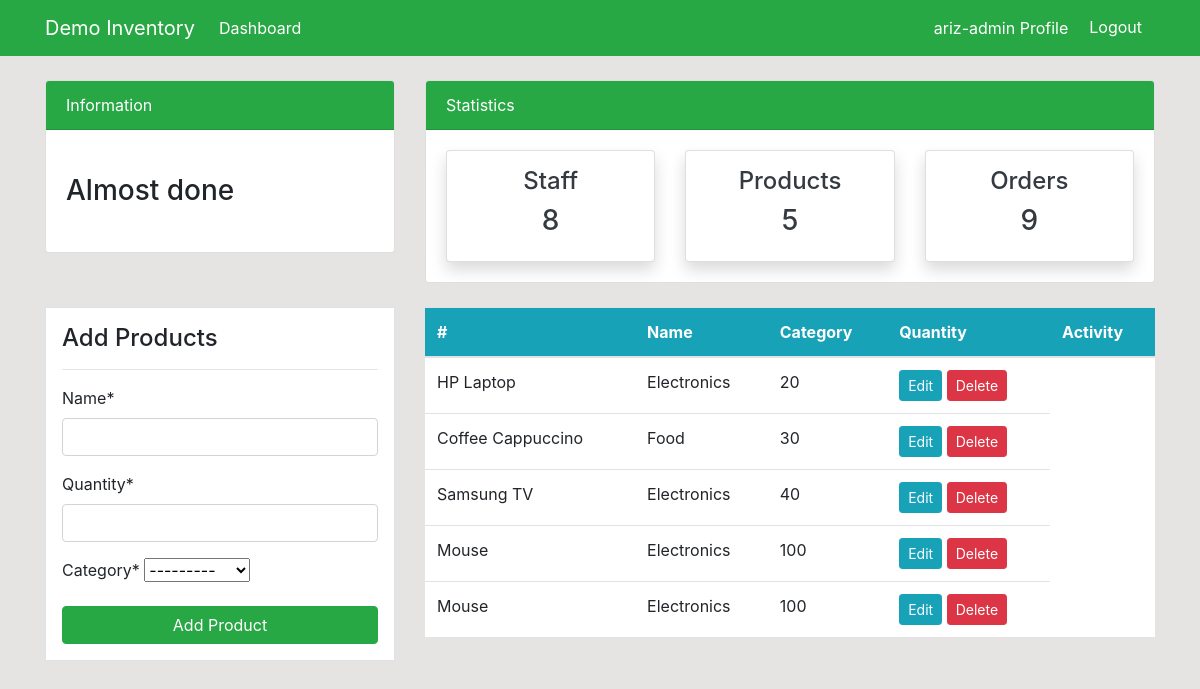
The app's page /products/ (signed in), older data.
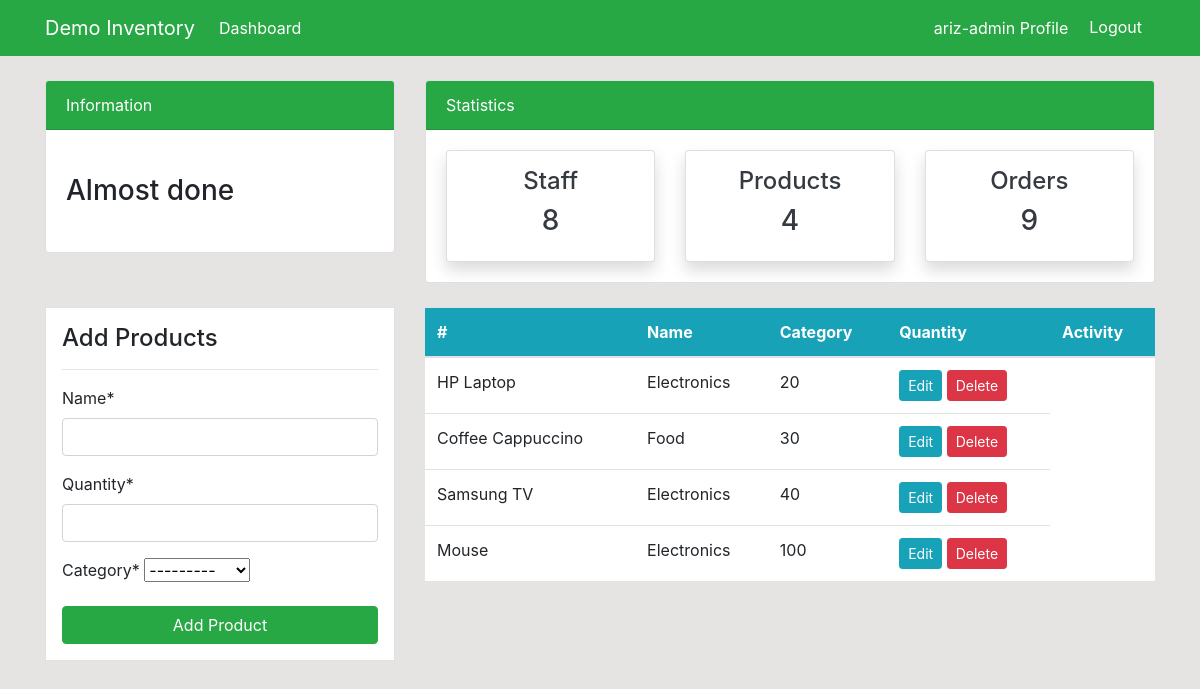
The same page, newer data.
### dashboard/models.py (models this page shows, shortened)
class Product(models.Model):
    name = models.CharField(max_length=100, null=True)
    category = models.CharField(max_length=20, choices = CATEGORY, null=True)
    quantity = models.PositiveIntegerField(null=True)
    class Meta:
        verbose_name_plural = 'Product'

### dashboard/views.py (the view)
# urls.py: path('products/', views.products, name='dashboard-products'),
@login_required
def products(request):
    items = Product.objects.all()
    products_count = items.count()
    workers_count = User.objects.all().count()
    orders_count = Order.objects.all().count()
    if request.method == 'POST':
        form = ProductForm(request.POST)
        if form.is_valid():
            form.save()
            product_name = form.cleaned_data.get('name')
            messages.success(request, f'{product_name} has been added.')
            return redirect('dashboard-products')
    else:
        form = ProductForm()
    context = {
        'items': items,
        'form' : form,
        'workers_count': workers_count,
        'orders_count': orders_count,
        'products_count': products_count,
    }
    return render(request, 'dashboard/products.html', context)

### dashboard/forms.py
class ProductForm(forms.ModelForm):
    class Meta:
        model = Product
        fields = ['name', 'quantity', 'category']

### templates/dashboard/products.html (shortened to what this page needs)
{% extends 'partials/base.html' %}
{% load crispy_forms_tags %}
{% block content %}
{% include 'partials/topnav.html' %}
<div class="container">
    <div class="row my-4">
        <div class="col-md-4">
            <div class="border bg-white p-3">
                <h4>Add Products</h4>
                <hr>
                <form method="POST">
                    {{ form|crispy }}
                    <input class="btn btn-success btn-block" type="submit" value="Add Product">
                </form>
            </div>
        </div>
        <div class="col-md-8">
            <table class="table bg-white">
                <thead class="bg-info">
                    <tr class="text-white">
                        <th scope="col">#</th>
                        <th scope="col">Name</th>
                        <th scope="col">Category</th>
                        <th scope="col">Quantity</th>
                        <th scope="col">Activity</th>
                    </tr>
                </thead>
                <tbody>
                    {% for item in items%}
                    <tr>
                        <td>{{ item.name }}</td>
                        <td>{{ item.category }} </td>
                        <td>{{ item.quantity }}</td>
                        <td>
                            <a class="btn btn-info btn-sm" href="{% url 'dashboard-products-update' item.id %}">Edit</a>
                            <a class="btn btn-danger btn-sm" href="{% url 'dashboard-products-delete' item.id %}">Delete</a>
                        </td>
                    </tr>
                    {% endfor %}
                </tbody>
            </table>
        </div>
    </div>
</div>
{% endblock %}

Row changes from the older to the newer data that the page shows:
removed Product: name "Mouse", category "Electronics", quantity "100"
Text that changed along with them:
{{ products_count }}: "5" → "4"
